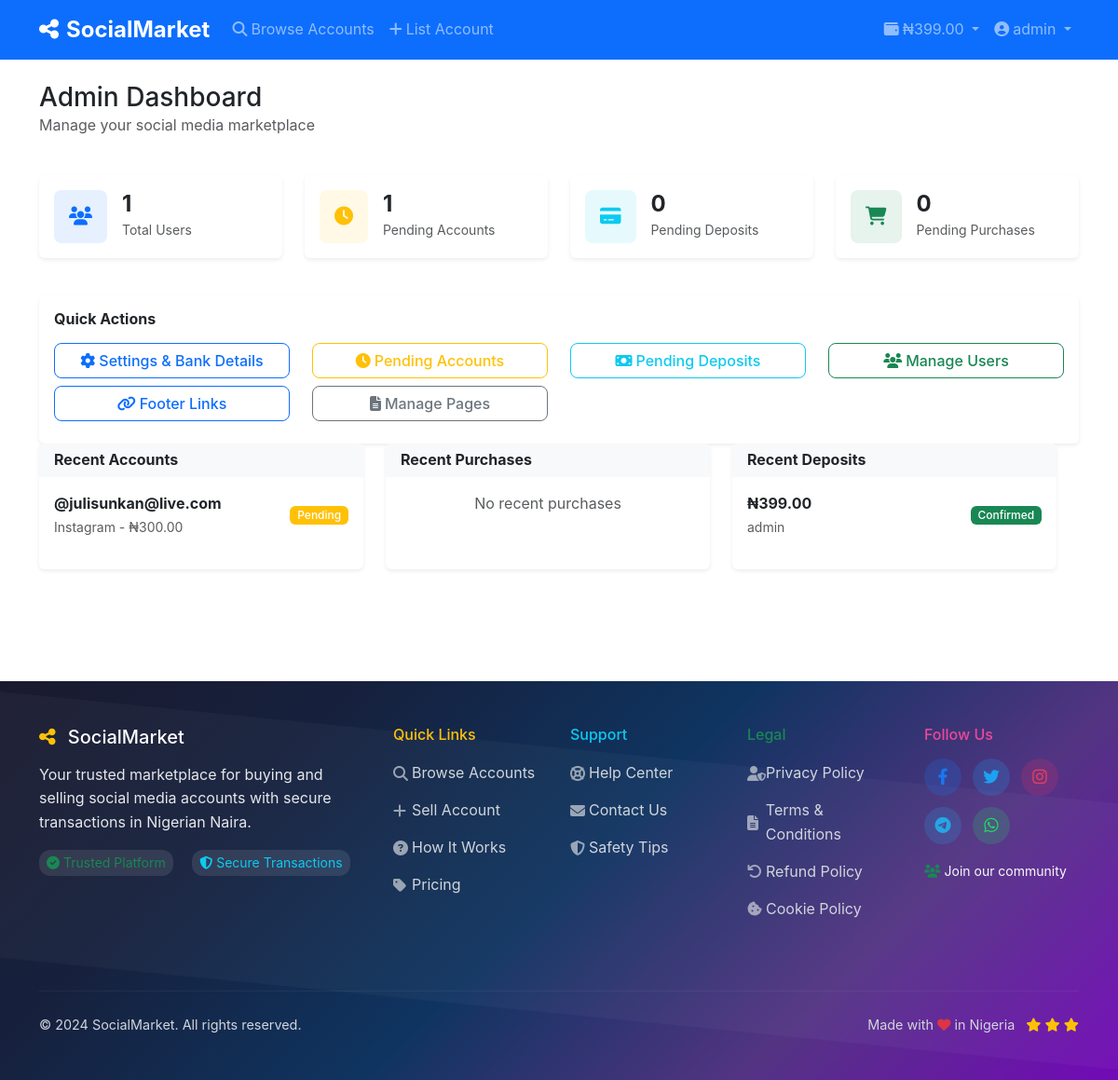
Page /admin (signed in) on the earlier database version.
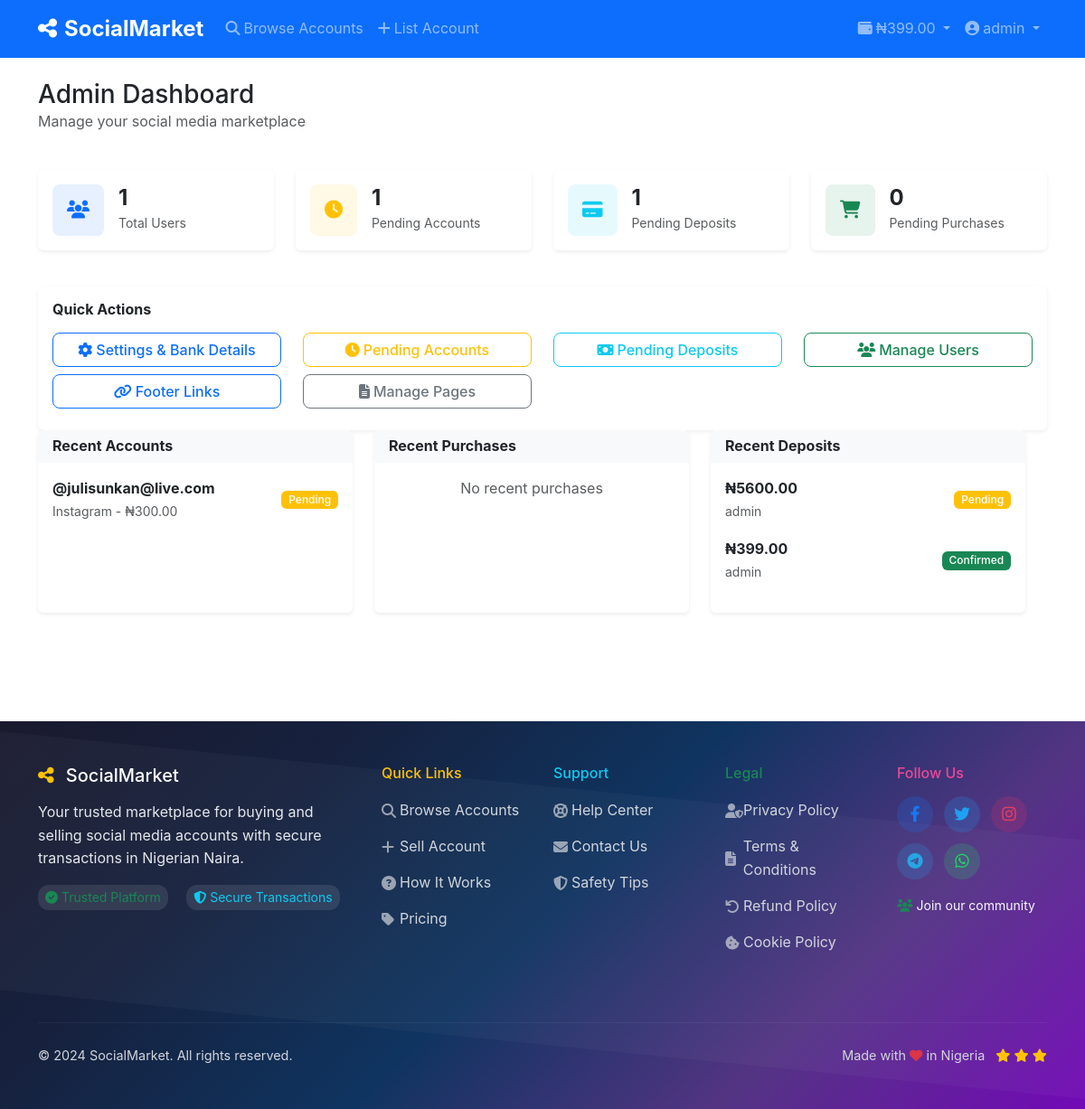
Same page on the later database version.
### models.py (models this page shows, shortened)
class SocialAccount(db.Model):
    id = db.Column(db.Integer, primary_key=True)
    seller_id = db.Column(db.Integer, db.ForeignKey('user.id'), nullable=False)
    platform = db.Column(db.String(50), nullable=False)  # instagram, facebook, twitter, etc.
    username = db.Column(db.String(100), nullable=False)
    followers_count = db.Column(db.Integer)
    engagement_rate = db.Column(db.Float)
    account_age = db.Column(db.String(50))
    niche = db.Column(db.String(100))
    price = db.Column(db.Numeric(10, 2), nullable=False)
    description = db.Column(db.Text)
    screenshots = db.Column(db.Text)  # JSON array of image paths
    login_email = db.Column(db.String(255))
    login_password = db.Column(db.String(255))
    additional_info = db.Column(db.Text)
    status = db.Column(db.String(20), default='pending')  # pending, approved, rejected, sold
    is_featured = db.Column(db.Boolean, default=False)
    admin_notes = db.Column(db.Text)
    reviewed_by = db.Column(db.Integer, db.ForeignKey('user.id'))
    reviewed_at = db.Column(db.DateTime)
    created_at = db.Column(db.DateTime, default=datetime.utcnow)
    updated_at = db.Column(db.DateTime, default=datetime.utcnow, onupdate=datetime.utcnow)

class WalletDeposit(db.Model):
    id = db.Column(db.Integer, primary_key=True)
    user_id = db.Column(db.Integer, db.ForeignKey('user.id'), nullable=False)
    amount = db.Column(db.Numeric(10, 2), nullable=False)
    deposit_method = db.Column(db.String(50))  # bank_transfer, cash_deposit
    bank_name = db.Column(db.String(100))
    account_number = db.Column(db.String(20))
    account_name = db.Column(db.String(100))
    payment_proof = db.Column(db.String(255))
    reference_number = db.Column(db.String(100))
    status = db.Column(db.String(20), default='pending')  # pending, confirmed, rejected
    admin_notes = db.Column(db.Text)
    processed_by = db.Column(db.Integer, db.ForeignKey('user.id'))
    processed_at = db.Column(db.DateTime)
    created_at = db.Column(db.DateTime, default=datetime.utcnow)

class User(UserMixin, db.Model):
    id = db.Column(db.Integer, primary_key=True)
    username = db.Column(db.String(80), unique=True, nullable=False)
    email = db.Column(db.String(120), unique=True, nullable=False)
    password_hash = db.Column(db.String(255), nullable=False)
    role = db.Column(db.String(20), default='user')  # user, admin
    first_name = db.Column(db.String(50))
    last_name = db.Column(db.String(50))
    phone = db.Column(db.String(20))
    profile_pic = db.Column(db.String(255))
    bio = db.Column(db.Text)
    is_verified = db.Column(db.Boolean, default=False)
    is_active = db.Column(db.Boolean, default=True)
    is_banned = db.Column(db.Boolean, default=False)
    wallet_balance = db.Column(db.Numeric(10, 2), default=0.00)
    referral_code = db.Column(db.String(20), unique=True)
    referred_by = db.Column(db.Integer, db.ForeignKey('user.id'))
    referral_earnings = db.Column(db.Numeric(10, 2), default=0.00)
    created_at = db.Column(db.DateTime, default=datetime.utcnow)
    last_login = db.Column(db.DateTime)
    accounts_for_sale = db.relationship('SocialAccount', foreign_keys='SocialAccount.seller_id', backref='seller', lazy=True)
    accounts_reviewed = db.relationship('SocialAccount', foreign_keys='SocialAccount.reviewed_by', backref='reviewer', lazy=True)
    purchases = db.relationship('Purchase', backref='buyer', lazy=True)
    deposits = db.relationship('WalletDeposit', foreign_keys='WalletDeposit.user_id', backref='user', lazy=True)
    processed_deposits = db.relationship('WalletDeposit', foreign_keys='WalletDeposit.processed_by', backref='processor', lazy=True)
    referrals = db.relationship('User', backref=db.backref('referrer', remote_side=[id]))

### app.py (the view)
@app.route('/admin')
@login_required
@admin_required
def admin_dashboard():
    stats = {
        'total_users': User.query.count(),
        'active_users': User.query.filter_by(is_active=True).count(),
        'total_accounts': SocialAccount.query.count(),
        'pending_accounts': SocialAccount.query.filter_by(status='pending').count(),
        'approved_accounts': SocialAccount.query.filter_by(status='approved').count(),
        'total_purchases': Purchase.query.count(),
        'pending_purchases': Purchase.query.filter_by(status='pending').count(),
        'completed_purchases': Purchase.query.filter_by(status='completed').count(),
        'pending_deposits': WalletDeposit.query.filter_by(status='pending').count(),
        'total_deposits': WalletDeposit.query.count()
    }
    recent_accounts = SocialAccount.query.order_by(SocialAccount.created_at.desc()).limit(5).all()
    recent_purchases = Purchase.query.order_by(Purchase.created_at.desc()).limit(5).all()
    recent_deposits = WalletDeposit.query.order_by(WalletDeposit.created_at.desc()).limit(5).all()
    return render_template('admin/dashboard.html',
                         stats=stats,
                         recent_accounts=recent_accounts,
                         recent_purchases=recent_purchases,
                         recent_deposits=recent_deposits)

### app.py (called while the page is built)
def admin_required(f):
    @wraps(f)
    def decorated_function(*args, **kwargs):
        if not current_user.is_authenticated or current_user.role != 'admin':
            flash('Access denied. Admin privileges required.', 'error')
            return redirect(url_for('index'))
        return f(*args, **kwargs)
    return decorated_function

@login_manager.user_loader
def load_user(user_id):
    return User.query.get(int(user_id))

@app.context_processor
def inject_settings():
    settings = Settings.query.first()
    return dict(settings=settings)

### templates/admin/dashboard.html (shortened to what the changed rows need)
{% extends "base.html" %}
{% block content %}
<div class="container py-4">
    <div class="row mb-4">
        <div class="col-12">
            <h1 class="h3 mb-0">Admin Dashboard</h1>
        </div>
    </div>
    <div class="row mb-4">
        <div class="col-lg-3 col-md-6 mb-3">
            <div class="card border-0 shadow-sm">
                <div class="card-body">
                    <div class="d-flex align-items-center">
                        <div class="flex-grow-1 ms-3">
                            <div class="fw-bold h4 mb-0">{{ stats.pending_deposits }}</div>
                            <small class="text-muted">Pending Deposits</small>
                        </div>
                    </div>
                </div>
            </div>
        </div>
    </div>
                <div class="row mb-4">
    <div class="row">
        <div class="col-lg-4 mb-4">
            <div class="card border-0 shadow-sm h-100">
                <div class="card-body">
                    {% if recent_accounts %}
                        {% for account in recent_accounts %}
                        <div class="d-flex align-items-center mb-3">
                            <div class="flex-grow-1">
                                <div class="fw-bold">@{{ account.username }}</div>
                                <small class="text-muted">{{ account.platform.title() }} - ₦{{ "%.2f"|format(account.price) }}</small>
                            </div>
                            <span class="badge bg-{{ 'success' if account.status == 'approved' else 'warning' if account.status == 'pending' else 'danger' }}">
                                {{ account.status.title() }}
                            </span>
                        </div>
                        {% endfor %}
                    {% else %}
                        <p class="text-muted text-center">No recent accounts</p>
                    {% endif %}
                </div>
            </div>
        </div>
        <div class="col-lg-4 mb-4">
            <div class="card border-0 shadow-sm h-100">
                <div class="card-body">
                    {% if recent_deposits %}
                        {% for deposit in recent_deposits %}
                        <div class="d-flex align-items-center mb-3">
                            <div class="flex-grow-1">
                                <div class="fw-bold">₦{{ "%.2f"|format(deposit.amount) }}</div>
                                <small class="text-muted">{{ deposit.user.username }}</small>
                            </div>
                            <span class="badge bg-{{ 'success' if deposit.status == 'confirmed' else 'warning' if deposit.status == 'pending' else 'danger' }}">
                                {{ deposit.status.title() }}
                            </span>
                        </div>
                        {% endfor %}
                    {% else %}
                        <p class="text-muted text-center">No recent deposits</p>
                    {% endif %}
                </div>
            </div>
        </div>
    </div>
</div>
{% endblock %}

Differences in the rows shown:
added WalletDeposit: amount "5600.00", user.username "admin", status "Pending"
Other differences:
{{ stats.pending_deposits }}: "0" → "1"
